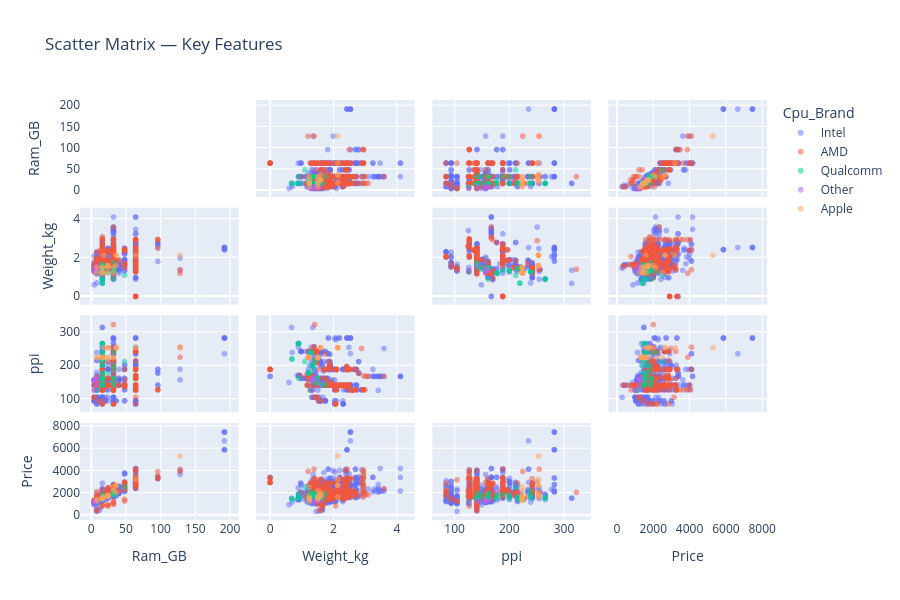

Here is the notebook cell this chart was saved with:
### Code cell
# 5.6 Scatter Matrix
sm_cols = ['Ram_GB', 'Weight_kg', 'ppi', 'Price']
fig = px.scatter_matrix(df[sm_cols + ['Cpu_Brand']].dropna(),
                        dimensions=sm_cols, color='Cpu_Brand',
                        title='Scatter Matrix — Key Features',
                        opacity=0.5)
fig.update_traces(diagonal_visible=False)
fig.update_layout(height=600)
fig.show()

### Figure 1 — Plotly figure (JSON) as saved in the notebook; plotly's stock layout.template omitted (floating-point values rounded to 4 significant figures; data arrays with more than 128 entries replaced by an {"elided": "..."} marker saying what was removed)
{"data": [{"diagonal": {"visible": false}, "dimensions": [{"axis": {"matches": true}, "label": "Ram_GB", "values": {"elided": "1074 float values"}}, {"axis": {"matches": true}, "label": "Weight_kg", "values": {"elided": "1074 float values"}}, {"axis": {"matches": true}, "label": "ppi", "values": {"elided": "1074 float values"}}, {"axis": {"matches": true}, "label": "Price", "values": {"elided": "1074 float values"}}], "hovertemplate": "Cpu_Brand=Intel<br>%{xaxis.title.text}=%{x}<br>%{yaxis.title.text}=%{y}<extra></extra>", "legendgroup": "Intel", "marker": {"color": "#636efa", "opacity": 0.5, "symbol": "circle"}, "name": "Intel", "showlegend": true, "type": "splom"}, {"diagonal": {"visible": false}, "dimensions": [{"axis": {"matches": true}, "label": "Ram_GB", "values": {"elided": "427 float values"}}, {"axis": {"matches": true}, "label": "Weight_kg", "values": {"elided": "427 float values"}}, {"axis": {"matches": true}, "label": "ppi", "values": {"elided": "427 float values"}}, {"axis": {"matches": true}, "label": "Price", "values": {"elided": "427 float values"}}], "hovertemplate": "Cpu_Brand=AMD<br>%{xaxis.title.text}=%{x}<br>%{yaxis.title.text}=%{y}<extra></extra>", "legendgroup": "AMD", "marker": {"color": "#EF553B", "opacity": 0.5, "symbol": "circle"}, "name": "AMD", "showlegend": true, "type": "splom"}, {"diagonal": {"visible": false}, "dimensions": [{"axis": {"matches": true}, "label": "Ram_GB", "values": [8.0, 16.0, 32.0, 16.0, 16.0, 16.0, 24.0, 16.0, 32.0, 16.0, 16.0, 16.0, 16.0, 32.0, 32.0, 16.0, 32.0, 16.0, 16.0, 16.0, 16.0, 16.0, 16.0, 32.0, 32.0, 48.0, 16.0, 16.0, 16.0, 16.0, 16.0, 16.0]}, {"axis": {"matches": true}, "label": "Weight_kg", "values": [1.28, 1.66, 1.41, 1.22, 0.9, 1.34, 1.22, 0.69, 1.34, 0.69, 1.34, 1.49, 1.28, 1.34, 1.43, 0.9, 1.28, 1.22, 1.28, 1.49, 1.49, 0.9, 1.5, 0.9, 1.74, 1.1, 1.49, 1.59, 1.59, 1.44, 1.44, 1.28]}, {"axis": {"matches": true}, "label": "ppi", "values": [126.6, 141.2, 148.0, 177.5, 266.3, 200.7, 177.5, 219.9, 200.7, 219.9, 200.7, 161.7, 239.4, 188.7, 161.7, 266.3, 239.4, 177.5, 239.4, 161.7, 161.7, 266.3, 150.9, 161.7, 141.5, 212.3, 161.7, 141.5, 141.5, 215.6, 215.6, 239.4]}, {"axis": {"matches": true}, "label": "Price", "values": [1128.0, 1459.0, 1868.0, 1481.0, 1579.0, 1603.0, 1739.0, 1400.0, 1825.0, 1451.0, 1454.0, 1511.0, 1824.0, 1831.0, 1929.0, 1579.0, 2144.0, 1579.0, 1526.0, 1609.0, 1511.0, 1481.0, 1541.0, 1929.0, 1889.0, 2509.0, 1511.0, 1569.0, 1471.0, 1511.0, 1609.0, 1624.0]}], "hovertemplate": "Cpu_Brand=Qualcomm<br>%{xaxis.title.text}=%{x}<br>%{yaxis.title.text}=%{y}<extra></extra>", "legendgroup": "Qualcomm", "marker": {"color": "#00cc96", "opacity": 0.5, "symbol": "circle"}, "name": "Qualcomm", "showlegend": true, "type": "splom"}, {"diagonal": {"visible": false}, "dimensions": [{"axis": {"matches": true}, "label": "Ram_GB", "values": [8.0, 8.0, 4.0, 4.0, 8.0, 4.0]}, {"axis": {"matches": true}, "label": "Weight_kg", "values": [1.36, 1.3, 1.45, 1.34, 1.59, 1.3]}, {"axis": {"matches": true}, "label": "ppi", "values": [161.7, 157.3, 157.3, 126.6, 141.2, 157.3]}, {"axis": {"matches": true}, "label": "Price", "values": [1300.0, 1300.0, 1220.0, 1048.0, 1248.0, 1220.0]}], "hovertemplate": "Cpu_Brand=Other<br>%{xaxis.title.text}=%{x}<br>%{yaxis.title.text}=%{y}<extra></extra>", "legendgroup": "Other", "marker": {"color": "#ab63fa", "opacity": 0.5, "symbol": "circle"}, "name": "Other", "showlegend": true, "type": "splom"}, {"diagonal": {"visible": false}, "dimensions": [{"axis": {"matches": true}, "label": "Ram_GB", "values": [36.0, 128.0, 36.0, 64.0, 32.0, 24.0, 24.0, 36.0, 16.0, 24.0, 16.0, 16.0, 8.0, 16.0, 8.0, 24.0, 18.0, 24.0, 16.0, 32.0]}, {"axis": {"matches": true}, "label": "Weight_kg", "values": [2.14, 2.14, 2.14, 2.14, 1.23, 1.6, 1.6, 1.6, 1.51, 1.24, 1.24, 1.51, 1.24, 1.24, 1.51, 1.6, 2.14, 1.51, 1.24, 1.51]}, {"axis": {"matches": true}, "label": "ppi", "values": [254.0, 254.0, 254.0, 254.0, 224.5, 253.9, 253.9, 253.9, 224.2, 224.5, 224.5, 224.2, 224.5, 224.5, 224.2, 253.9, 254.0, 224.2, 224.5, 224.2]}, {"axis": {"matches": true}, "label": "Price", "values": [2675.0, 5315.0, 2675.0, 3235.0, 2517.0, 1775.0, 1775.0, 2015.0, 1550.0, 1659.0, 1499.0, 1499.0, 1288.0, 1448.0, 1390.0, 1677.0, 1617.0, 1710.0, 1448.0, 2168.0]}], "hovertemplate": "Cpu_Brand=Apple<br>%{xaxis.title.text}=%{x}<br>%{yaxis.title.text}=%{y}<extra></extra>", "legendgroup": "Apple", "marker": {"color": "#FFA15A", "opacity": 0.5, "symbol": "circle"}, "name": "Apple", "showlegend": true, "type": "splom"}], "layout": {"dragmode": "select", "height": 600, "legend": {"title": {"text": "Cpu_Brand"}, "tracegroupgap": 0}, "title": {"text": "Scatter Matrix — Key Features"}}}
